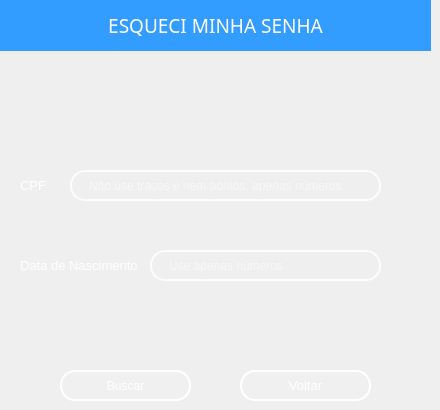
    <widget class="QWidget" name="page_2">
     <widget class="QLabel" name="label_8">
      <property name="geometry">
       <rect>
        <x>0</x>
        <y>0</y>
        <width>431</width>
        <height>51</height>
       </rect>
      </property>
      <property name="font">
       <font>
        <family>Montserrat Medium</family>
        <pointsize>14</pointsize>
        <italic>false</italic>
       </font>
      </property>
      <property name="styleSheet">
       <string notr="true">background-color: rgb(51, 156, 255);</string>
      </property>
      <property name="text">
       <string>&lt;html&gt;&lt;head/&gt;&lt;body&gt;&lt;p align=&quot;center&quot;&gt;&lt;span style=&quot; color:#ffffff;&quot;&gt;ESQUECI MINHA SENHA&lt;/span&gt;&lt;/p&gt;&lt;/body&gt;&lt;/html&gt;</string>
      </property>
     </widget>
     <widget class="QLineEdit" name="lineEdit_cpf">
      <property name="geometry">
       <rect>
        <x>70</x>
        <y>170</y>
        <width>311</width>
        <height>31</height>
       </rect>
      </property>
      <property name="font">
       <font>
        <family>MS Shell Dlg 2</family>
        <italic>false</italic>
       </font>
      </property>
      <property name="styleSheet">
       <string notr="true">QLineEdit {
    /* Borda e fundo */
    border: 2px solid rgba(255, 255, 255, 200);
    border-radius: 15px;
    background-color: rgba(0, 0, 0, 0); /* Totalmente transparente */
    
    /* Espaçamento interno */
    padding: 5px 15px;
    
    /* Cor do texto */
    color: white;
    
    /* Melhora a renderização */
    background-clip: padding-box;
}

/* Efeito ao focar */
QLineEdit:focus {
    border: 2px solid rgba(255, 255, 255, 255);
    background-color: rgba(255, 255, 255, 20);
}</string>
      </property>
      <property name="placeholderText">
       <string>Não use traços e nem pontos, apenas números</string>
      </property>
     </widget>
     <widget class="QLabel" name="label_user_7">
      <property name="geometry">
       <rect>
        <x>20</x>
        <y>150</y>
        <width>391</width>
        <height>71</height>
       </rect>
      </property>
      <property name="font">
       <font>
        <family>MS Shell Dlg 2</family>
        <pointsize>10</pointsize>
        <weight>50</weight>
        <italic>false</italic>
        <bold>false</bold>
       </font>
      </property>
      <property name="styleSheet">
       <string notr="true">QLabel {
    background: transparent;
    color: white; /* ou o azul da paleta: #339CFF */
    border: none;
    padding: 0px;
}
</string>
      </property>
      <property name="text">
       <string>CPF</string>
      </property>
     </widget>
     <widget class="QLabel" name="label_passwrd_7">
      <property name="geometry">
       <rect>
        <x>20</x>
        <y>230</y>
        <width>391</width>
        <height>71</height>
       </rect>
      </property>
      <property name="font">
       <font>
        <family>MS Shell Dlg 2</family>
        <pointsize>10</pointsize>
        <weight>50</weight>
        <italic>false</italic>
        <bold>false</bold>
       </font>
      </property>
      <property name="styleSheet">
       <string notr="true">QLabel {
    background: transparent;
    color: white; /* ou o azul da paleta: #339CFF */
    border: none;
    padding: 0px;
}
</string>
      </property>
      <property name="text">
       <string>Data de Nascimento</string>
      </property>
     </widget>
     <widget class="QLineEdit" name="lineEdit_bday">
      <property name="geometry">
       <rect>
        <x>150</x>
        <y>250</y>
        <width>231</width>
        <height>31</height>
       </rect>
      </property>
      <property name="font">
       <font>
        <family>MS Shell Dlg 2</family>
        <italic>false</italic>
       </font>
      </property>
      <property name="styleSheet">
       <string notr="true">QLineEdit {
    /* Borda e fundo */
    border: 2px solid rgba(255, 255, 255, 200);
    border-radius: 15px;
    background-color: rgba(0, 0, 0, 0); /* Totalmente transparente */
    
    /* Espaçamento interno */
    padding: 5px 15px;
    
    /* Cor do texto */
    color: white;
    
    /* Melhora a renderização */
    background-clip: padding-box;
}

/* Efeito ao focar */
QLineEdit:focus {
    border: 2px solid rgba(255, 255, 255, 255);
    background-color: rgba(255, 255, 255, 20);
}</string>
      </property>
      <property name="placeholderText">
       <string>Use apenas números</string>
      </property>
     </widget>
     <widget class="QPushButton" name="bttn_alterindex_4">
      <property name="geometry">
       <rect>
        <x>240</x>
        <y>370</y>
        <width>131</width>
        <height>31</height>
       </rect>
      </property>
      <property name="font">
       <font>
        <family>MS Shell Dlg 2</family>
        <pointsize>10</pointsize>
        <weight>50</weight>
        <italic>false</italic>
        <bold>false</bold>
       </font>
      </property>
      <property name="styleSheet">
       <string notr="true">QPushButton {
    background-color: rgba(255, 255, 255, 0.5);
    border: 2px solid rgba(255, 255, 255, 0.3); /* Borda branca translúcida */
    color:#003366; /* Texto totalmente opaco */
}

QPushButton:hover {
     background-color: #CFD8DC;
    border-color: rgba(255, 255, 255,255); 
}

QPushButton:pressed {
    background-color: #A0B2C8; /* Azul acinzentado */
border-color: #003366; /* Azul escuro */
}
 QPushButton{border: 2px solid rgba(255, 255, 255, 200);
    border-radius: 15px;
    background-color: rgba(0, 0, 0, 0); /* Totalmente transparente */
    
    /* Espaçamento interno */
    padding: 5px 15px;
    
    /* Cor do texto */
    color: white;
    
    /* Melhora a renderização */
    background-clip: padding-box;
}

/* Efeito ao focar */
QPushButton {
    border: 2px solid rgba(255, 255, 255, 255);
    background-color: rgba(255, 255, 255, 20);
}</string>
      </property>
      <property name="text">
       <string>Voltar</string>
      </property>
     </widget>
     <widget class="QPushButton" name="bttn_search_user">
      <property name="geometry">
       <rect>
        <x>60</x>
        <y>370</y>
        <width>131</width>
        <height>31</height>
       </rect>
      </property>
      <property name="styleSheet">
       <string notr="true">QPushButton {
    background-color: rgba(255, 255, 255, 0.5);
    border: 2px solid rgba(255, 255, 255, 0.3); /* Borda branca translúcida */
    color: #333333; /* Texto totalmente opaco */
}

QPushButton:hover {
     background-color: #CFD8DC;
    border-color: rgba(255, 255, 255,255); 
}

QPushButton:pressed {
    background-color: #A0B2C8; /* Azul acinzentado */
border-color: #003366; /* Azul escuro */
}
 QPushButton{border: 2px solid rgba(255, 255, 255, 200);
    border-radius: 15px;
    background-color: rgba(0, 0, 0, 0); /* Totalmente transparente */
    
    /* Espaçamento interno */
    padding: 5px 15px;
    
    /* Cor do texto */
    color: white;
    
    /* Melhora a renderização */
    background-clip: padding-box;
}

/* Efeito ao focar */
QPushButton {
    border: 2px solid rgba(255, 255, 255, 255);
    background-color: rgba(255, 255, 255, 20);
}</string>
      </property>
      <property name="text">
       <string>Buscar</string>
      </property>
      <property name="icon">
       <iconset>
        <normaloff>../../../../HOSTIIN/Downloads/visibility_24dp_E3E3E3_FILL0_wght400_GRAD0_opsz24.png</normaloff>../../../../HOSTIIN/Downloads/visibility_24dp_E3E3E3_FILL0_wght400_GRAD0_opsz24.png</iconset>
      </property>
      <property name="iconSize">
       <size>
        <width>24</width>
        <height>24</height>
       </size>
      </property>
     </widget>
     <zorder>bttn_search_user</zorder>
     <zorder>label_user_7</zorder>
     <zorder>label_8</zorder>
     <zorder>lineEdit_cpf</zorder>
     <zorder>label_passwrd_7</zorder>
     <zorder>lineEdit_bday</zorder>
     <zorder>bttn_alterindex_4</zorder>
    </widget>
